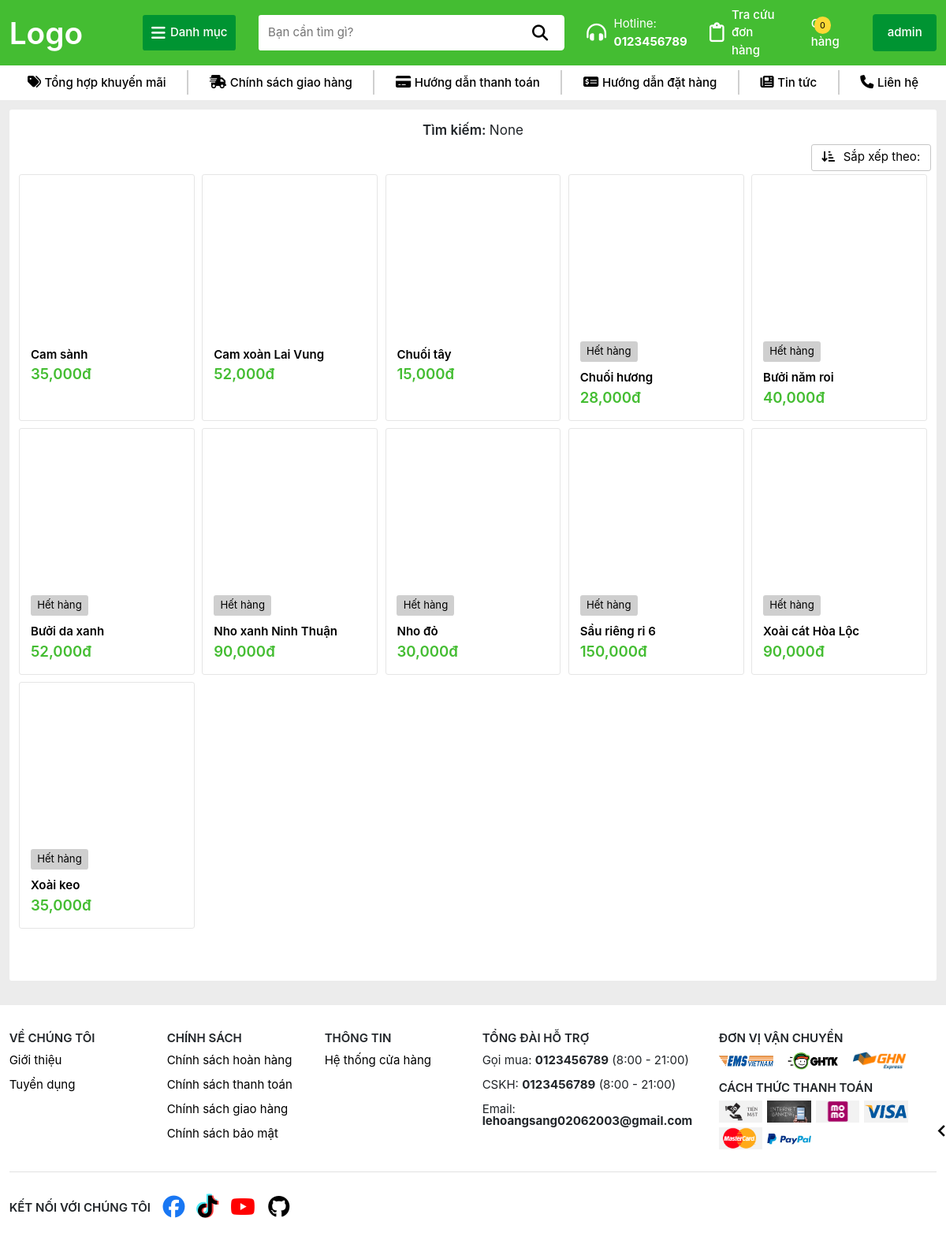
Page /timkiem/ (signed in) on the committed database.
### TraiCay/models.py (models this page shows, shortened)
class SanPham(models.Model):
    MaSP = models.CharField(max_length=10, primary_key=True)
    MaLoai = models.ForeignKey(Loai, on_delete=models.SET_NULL, null=True)
    TenSP = models.CharField(max_length=100, unique=True)
    DonGia = models.DecimalField(max_digits=10, decimal_places=2)
    MoTa = models.TextField()
    def HinhAnh(self):
        hinhanhsp = self.hinhanhsp_set.first()
        return hinhanhsp.HinhAnh if hinhanhsp else None
    def TonKho(self):
        return sum([chitiet.SoLuongTon for chitiet in self.chitietkho_set.all()])

### TraiCay/views.py (the view)
# urls.py: path('timkiem/', views.tim_kiem, name='TimKiem'),
def tim_kiem(request):
    query = request.GET.get('q')
    if query:
        sanpham = SanPham.objects.filter(TenSP__icontains=query)
    else:
        sanpham = SanPham.objects.all()
    limit = 20
    page = request.GET.get('page', 1)
    sanpham_paginator = Paginator(sanpham, limit)
    try:
        sanpham_page = sanpham_paginator.get_page(page)
    except PageNotAnInteger:
        sanpham_page = sanpham_paginator.get_page(1)
    except EmtyPage:
        sanpham_page = sanpham_paginator.get_page(sanpham_paginator.num_pages)
    current_page = sanpham_page.number
    num_pages = sanpham_paginator.num_pages
    page_range = sanpham_paginator.page_range
    previous_page = current_page - 1
    next_page = current_page + 1
    start_page = current_page - 1 if current_page > 1 else 1
    end_page = current_page + 1 if current_page < num_pages else num_pages
    context = {
        'value': query,
        'Fruits': sanpham_page,
        'current_page': current_page,
        'num_pages': num_pages,
        'page_range': page_range,
        'previous_page': previous_page,
        'next_page': next_page,
        'start_page': start_page,
        'end_page': end_page,
    }
    return render(request, 'timkiem.html', context)

### TraiCay/templates/timkiem.html (shortened to what this page needs)
{% extends 'layout/base.html' %}
{% block content %}
    {% load humanize %}
    {% load static %}
<section class="search-list">
    <div class="search-value d-flex align-items-center justify-content-center">
        <h3>
            Tìm kiếm:
            <span>{{value}}</span>
        </h3>
    </div>
    {% if not Fruits %}
        <div class="search-error d-flex flex-column align-items-center">
            <div class="error-search-image d-flex justify-content-center">
                <img src="{% static 'images/emotes/genshin-impact-emote.png' %}" alt="" />
            </div>
            <form action="/timkiem" method="GET" class="form-search-error d-flex">
                <input type="search" class="input-search-error" name="q" value="{{value}}" placeholder="Tìm kiếm" />
                <button class="submit-search-error" type="submit">Tìm kiếm</button>
            </form>
            <div class="error-search-message d-flex flex-column align-items-center">
                <span>
                    Rất tiếc, chúng tôi không tìm thấy kết quả cho từ khóa của bạn
                </span>
                <span>
                    Vui lòng kiểm tra chính tả, sử dụng các từ tổng quát hơn và thử lại!
                </span>
            </div>
        </div>
    {% else %}
        <div class="sort-dropdown-box d-flex justify-content-end">
            <div class="sort-dropdown">
                <button class="sort-dropdown-btn">
                    <i class="fa-solid fa-arrow-down-short-wide"></i>
                    Sắp xếp theo:
                </button>
            </div>
        </div>
        <div class="product-search-item-list">
            {% for fruit in Fruits %}
                <div class="product-search-item">
                    <div class="product-box">
                        <a href="/sanpham/{{fruit.MaSP}}" class="product-link">
                            <div class="product-image lazy-loading">
                            </div>
                        </a>
                        {% if fruit.TonKho <= 0 %}
                            <div class="out-of-stock mt-1 text-center">
                                Hết hàng
                            </div>
                        {% endif %}
                        <a href="/sanpham/{{fruit.MaSP}}" class="product-link">
                            <div class="product-name">
                                {{fruit.TenSP}}
                            </div>
                        </a>
                        <div class="product-price d-flex align-items-center">
                            <span>{{ fruit.DonGia|floatformat:"0"|intcomma }}đ</span>
                        </div>
                    </div>
                </div>
            {% endfor %}
        </div>
    {% endif %}
</section>
{% endblock %}

### TraiCay/templates/layout/base.html (shortened to what this page needs)
<!DOCTYPE html>
<html lang="en">
<head>
    {% load static %}
    <link rel="stylesheet" href="https://cdnjs.cloudflare.com/ajax/libs/font-awesome/6.4.2/css/all.min.css"
 />
    <link href='https://unpkg.com/boxicons@2.1.4/css/boxicons.min.css' rel='stylesheet'>
    <link href="https://cdn.jsdelivr.net/npm/bootstrap@5.3.1/dist/css/bootstrap.min.css" rel="stylesheet"
>
    <link rel="stylesheet" type="text/css" href="https://cdn.jsdelivr.net/npm/slick-carousel@1.8.1/slick/slick.css" />
    <link rel="stylesheet" type="text/css" href="{% static 'css/home.css' %}" />
    <link rel="stylesheet" type="text/css" href="{% static 'css/style.css' %}" />
    <link rel="stylesheet" type="text/css" href="{% static 'css/collections.css' %}" />
    <link rel="stylesheet" type="text/css" href="{% static 'css/product.css' %}" />
    <link rel="stylesheet" type="text/css" href="{% static 'css/account.css' %}" />
    <link rel="stylesheet" type="text/css" href="{% static 'css/cart.css' %}" />
</head>
<body>
    <header>
        <div class="container-xxl">
            <div id="header">
                <div class="header-box">
                    <a href="\" class="logo">
                        <span>Logo</span>
                    </a>
                </div>
                <div class="categories-btn">
                    <i class="fa-solid fa-bars"></i>
                    <span>Danh mục</span>
                </div>
                <div class="search d-flex align-items-center">
                    <form action="/timkiem" method="GET" class="search-form">
                        <input type="text" id="search" name="q" class="search-box" placeholder="Bạn cần tìm gì?" required autocomplete="off" />
                        <button type="submit" class="search-btn"><i class="fa-solid fa-magnifying-glass"></i></button>
                    </form>
                </div>
                <div class="header-hotline">
                    <i class="fa-solid fa-headphones-simple header-icon"></i>
                    <span>
                        Hotline: <br />
                        <b>0123456789</b>
                    </span>
                </div>
                <div class="order-check">
                    <a href="/taikhoan#orders">
                        <i class="fa-regular fa-clipboard header-icon"></i>
                        <span>Tra cứu đơn hàng</span>
                    </a>
                </div>
                <div class="header-btn">
                    <div class="cart-btn">
                        <a href="/giohang">
                            <div class="cart-count-holder">
                                <div class="cart-count">0</div>
                            </div>
                            <span>Giỏ <br>hàng</span>
                        </a>
                    </div>
                </div>
                <div class="login-btn-box position-relative">
                    <div class="login-btn">
                        {% if user.is_authenticated %}
                            <a href="/taikhoan" class="logged-link">
                                <span>{{user.username}}</span>
                            </a>
                        {% endif %}
                    </div>
                </div>
            </div>
        </div>
    </header>
    <nav>
        <div class="container-xxl">
            <div class="navigation">
                <a href="javascript:void(0)" class="nav-item">
                    <i class="fa-solid fa-tags nav-icon"></i>
                    <span>Tổng hợp khuyến mãi</span>
                </a>
                <div class="nav-break"></div>
                <a href="javascript:void(0)" class="nav-item">
                    <i class="fa-solid fa-truck-fast nav-icon"></i>
                    <span>Chính sách giao hàng</span>
                </a>
                <div class="nav-break"></div>
                <a href="javascript:void(0)" class="nav-item">
                    <i class="fa-solid fa-credit-card nav-icon"></i>
                    <span>Hướng dẫn thanh toán</span>
                </a>
                <div class="nav-break"></div>
                <a href="javascript:void(0)" class="nav-item">
                    <i class="fa-solid fa-money-check-dollar nav-icon"></i>
                    <span>Hướng dẫn đặt hàng</span>
                </a>
                <div class="nav-break"></div>
                <a href="javascript:void(0)" class="nav-item">
                    <i class="fa-solid fa-newspaper nav-icon"></i>
                    <span>Tin tức</span>
                </a>
                <div class="nav-break"></div>
                <a href="/about" class="nav-item">
                    <i class="fa-solid fa-phone nav-icon"></i>
                    <span>Liên hệ</span>
                </a>
            </div>
        </div>
    </nav>
    <main>
        <div class="container-xxl">
            {% block content %}
            {% endblock %}
        </div>
    </main>
    <footer>
        <div class="container-xxl">
            <div class="row">
                <div class="col-sm-12 col-md-6 col-lg-2">
                    <div class="footer-col">
                        <div class="footer-title d-flex justify-content-between">
                            VỀ CHÚNG TÔI
                        </div>
                        <div class="footer-content">
                            <a href="/about">Giới thiệu</a>
                            <a href="javascript:void(0)">Tuyển dụng</a>
                        </div>
                    </div>
                </div>
                <div class="col-sm-12 col-md-6 col-lg-2">
                    <div class="footer-col">
                        <div class="footer-title d-flex justify-content-between">
                            CHÍNH SÁCH
                        </div>
                        <div class="footer-content">
                            <a href="javascript:void(0)">Chính sách hoàn hàng</a>
                            <a href="javascript:void(0)">Chính sách thanh toán</a>
                            <a href="javascript:void(0)">Chính sách giao hàng</a>
                            <a href="javascript:void(0)">Chính sách bảo mật</a>
                        </div>
                    </div>
                </div>
                <div class="col-sm-12 col-md-6 col-lg-2">
                    <div class="footer-col">
                        <div class="footer-title d-flex justify-content-between">
                            THÔNG TIN
                        </div>
                        <div class="footer-content">
                            <a href="javascript:void(0)">Hệ thống cửa hàng</a>
                        </div>
                    </div>
                </div>
                <div class="col-sm-12 col-md-6 col-lg-3">
                    <div class="footer-col">
                        <div class="footer-title d-flex justify-content-between">
                            TỔNG ĐÀI HỖ TRỢ
                        </div>
                        <div class="footer-content">
                            <div class="footer-list-info">
                                <p>
                                    <span>Gọi mua:</span>
                                    <span>0123456789</span>
                                    <span>(8:00 - 21:00)</span>
                                </p>
                                <p>
                                    <span>CSKH:</span>
                                    <span>0123456789</span>
                                    <span>(8:00 - 21:00)</span>
                                </p>
                                <p>
                                    <span>Email:</span>
                                    <span>lehoangsang02062003@gmail.com</span>
                                </p>
                            </div>
                        </div>
                    </div>
                </div>
                <div class="col-sm-12 col-md-6 col-lg-3">
                    <div class="footer-col">
                        <div class="footer-col">
                            <div class="footer-title d-flex justify-content-between">
                                ĐƠN VỊ VẬN CHUYỂN
                            </div>
                            <div class="footer-content">
                                <div class="footer-delivery d-flex flex-wrap">
                                    <img src="{% static 'images/delivery/emsvn-logo.png' %}" alt="EMS VN" class="delivery-logo">
                                    <img src="{% static 'images/delivery/ghtk-logo.png' %}" alt="GHTK" class="delivery-logo">
                                    <img src="{% static 'images/delivery/ghn-logo.png' %}" alt="GHN" class="delivery-logo">
                                </div>
                            </div>
                        </div>
                    </div>
                    <div class="footer-col">
                        <div class="footer-col">
                            <div class="footer-title d-flex justify-content-between">
                                CÁCH THỨC THANH TOÁN
                            </div>
                            <div class="footer-content">
                                <div class="footer-paylist d-flex flex-wrap">
                                    <img src="{% static 'images/payment/cash-payment.png' %}" alt="" class="payment-item">
                                    <img src="{% static 'images/payment/internet-banking.jpg' %}" alt="..." class="payment-item">
                                    <img src="{% static 'images/payment/momo.png' %}" alt="" class="payment-item">
                                    <img src="{% static 'images/payment/visa.png' %}" alt="" class="payment-item">
                                    <img src="{% static 'images/payment/mastercard.png' %}" alt="" class="payment-item">
                                    <img src="{% static 'images/payment/paypal.jpg' %}" alt="" class="payment-item" />
                                </div>
                            </div>
                        </div>
                    </div>
                </div>
            </div>
            <div class="footer-break"></div>
            <div class="footer-bottom d-flex align-items-center">
                <div class="footer-title">
                    KẾT NỐI VỚI CHÚNG TÔI
                </div>
                <div class="social-list">
                    <a href="javascript:void(0)" class="social-link">
                        <i class="fa-brands fa-facebook social-icon"></i>
                    </a>
                    <a href="javascript:void(0)" class="social-link">
                        <i class="fa-brands fa-tiktok social-icon"></i>
                    </a>
                    <a href="javascript:void(0)" class="social-link">
                        <i class="fa-brands fa-youtube social-icon"></i>
                    </a>
                    <a href="javascript:void(0)" class="social-link">
                        <i class="fa-brands fa-github social-icon"></i>
                    </a>
                </div>
            </div>
        </div>
    </footer>
    <section class="change-theme position-fixed">
        <div class="change-theme-wrapper position-relative">
            <i class='bx bx-chevron-left toogle-theme-btn position-absolute'></i>
        </div>
    </section>
</body>
</html>

### rows in the picture
SanPham: TenSP "Cam sành", DonGia "35,000"
SanPham: TenSP "Cam xoàn Lai Vung", DonGia "52,000"
SanPham: TenSP "Chuối tây", DonGia "15,000"
SanPham: shows "Hết hàng", TenSP "Chuối hương", DonGia "28,000"
SanPham: shows "Hết hàng", TenSP "Bưởi năm roi", DonGia "40,000"
SanPham: shows "Hết hàng", TenSP "Bưởi da xanh", DonGia "52,000"
SanPham: shows "Hết hàng", TenSP "Nho xanh Ninh Thuận", DonGia "90,000"
SanPham: shows "Hết hàng", TenSP "Nho đỏ", DonGia "30,000"
SanPham: shows "Hết hàng", TenSP "Sầu riêng ri 6", DonGia "150,000"
SanPham: shows "Hết hàng", TenSP "Xoài cát Hòa Lộc", DonGia "90,000"
SanPham: shows "Hết hàng", TenSP "Xoài keo", DonGia "35,000"

### other values in the picture
{{ user.username }} "admin"
{{ value }} "None"
